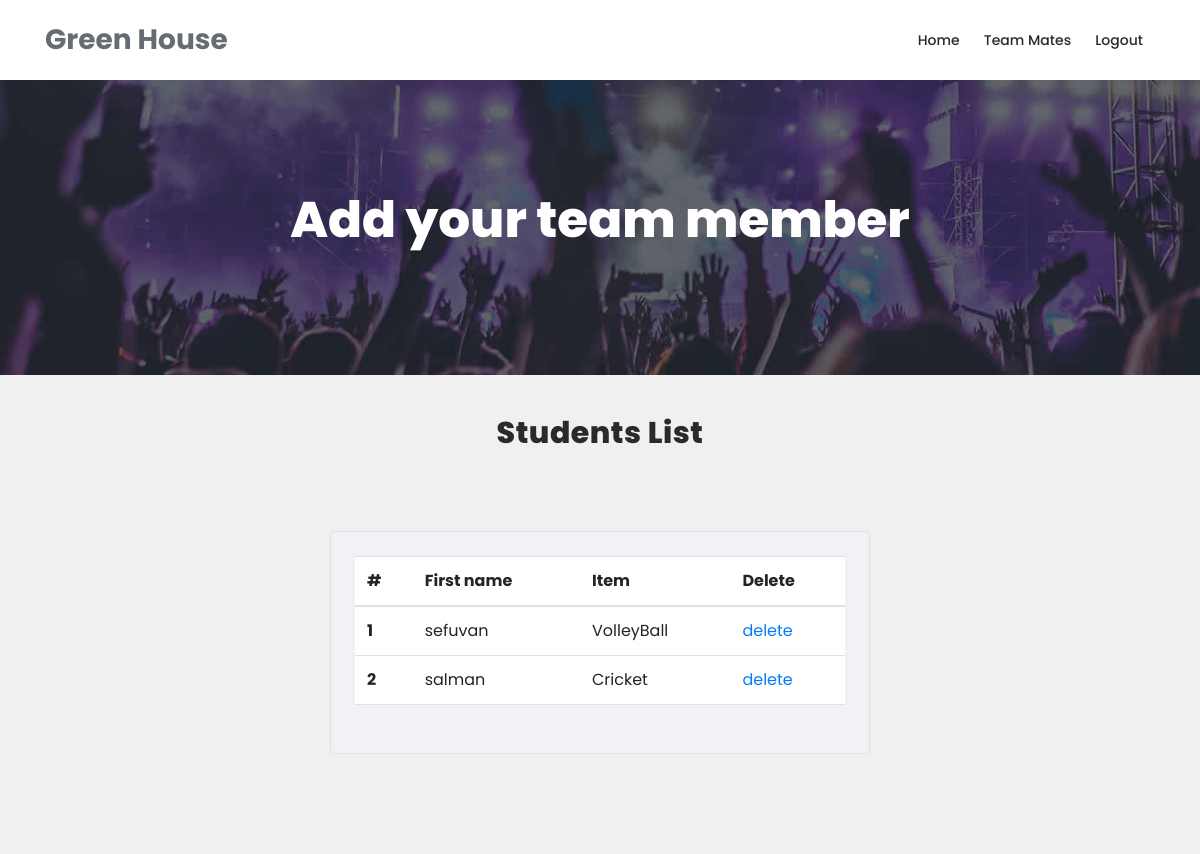
The app's page /green-studentitem/ (signed in) with its own data.
### home_app/models.py (models this page shows, shortened)
class SportsMembers(models.Model):
    sports=models.ForeignKey(Sports,on_delete=models.CASCADE)
    user=models.ForeignKey(CustomUser,on_delete=models.CASCADE)
    role=models.IntegerField()

class CustomUser(AbstractBaseUser,PermissionsMixin):
    username=models.CharField(max_length=100,unique=True)
    email=models.EmailField(blank=True,null=True)
    is_active=models.BooleanField(default=True,verbose_name='active')
    is_staff=models.BooleanField(default=True)
    role=models.IntegerField(choices=ROLL_CHOICE,null=True)
    created_at=models.DateTimeField(auto_now_add=True)
    updated=models.DateTimeField(auto_now=True)
    USERNAME_FIELD='username'
    REQUIRED_FIELDS=[]
    objects=CustomUserManager()
    def __str__(self):
        return self.username

class Sports(models.Model):
    name=models.CharField(max_length=20)
    place=models.CharField(max_length=20)
    image=models.ImageField(upload_to='images',blank=True)
    def __str__(self):
        return self.name

### home_app/views.py (the view)
# urls.py: path('green-studentitem/',views.greenStudentsItems,name='green-studentitem' ),
@login_required(login_url='login')
def greenStudentsItems(request):
    sportsmem_obj=SportsMembers.objects.filter(role=7)
    return render(request,'green_sports_students.html',{'std':sportsmem_obj})

### home_app/templates/green_sports_students.html (shortened to what this page needs)
{% load static %}
<!DOCTYPE html>
<html lang="en">
  <head>
    <link href="https://cdn.jsdelivr.net/npm/bootstrap@5.3.0-alpha3/dist/css/bootstrap.min.css" rel="stylesheet">
    <link rel="stylesheet" type="text/css" href="{% static 'assets/css/bootstrap.min.css' %}">
    <link rel="stylesheet" type="text/css" href="{% static 'assets/css/font-awesome.css' %}">
    <link rel="stylesheet" type="text/css" href="{% static 'assets/css/owl-carousel.css' %}">
    <link rel="stylesheet" href="{% static 'assets/css/tooplate-artxibition.css' %}">
    </head>
    <body>
    <header class="header-area header-sticky">
        <div class="container">
            <div class="row">
                <div class="col-12">
                    <nav class="main-nav">
                        <a href="index.html" class="logo">Green House</a>
                        <ul class="nav">
                            <li><a href="{% url 'green' %}">Home</a></li>
                            <li><a href="{% url 'green-team' %}">Team mates</a></li>
                            <li><a href="{% url 'logout' %}">Logout</a></li>
                        </ul>
                    </nav>
                </div>
            </div>
        </div>
    </header>
    <div class="page-heading-rent-venue">
        <div class="container">
            <div class="row">
                <div class="col-lg-12">
                    <h2>Add your team member</h2>
                </div>
            </div>
        </div>
    </div>
    <div class="shows-events-schedule">
        <div class="container">
            <div class="row">
                <div class="col-lg-12">
                    <div class="section-heading">
                        <h2>Students List</h2>
                    </div>
                </div>
                <div class="col-lg-12">
                    <div class="row d-flex justify-content-center" style="margin-top: 40px;">
                        <div class="col-md-8 col-lg-6">
                        <div class="card shadow-0 border" style="background-color: #f0f2f5;">
                            <div class="card-body p-4">
                            <div class="form-outline mb-4">
                                <table class="table">
                                    <thead>
                                      <tr>
                                        <th scope="col">#</th>
                                        <th scope="col">First name</th>
                                        <th scope="col">Item</th>
                                        <th scope="col">Delete</th>
                                      </tr>
                                    </thead>
                                    <tbody>
                                        {% for m in std %}
                                      <tr>
                                        <th scope="row">{{forloop.counter}}</th>
                                        <td>{{m.user}}</td>
                                        <td>{{m.sports}}</td>
                                        <td><a href="{% url 'green-delete' m.id %}">delete</a></td>
                                      </tr>
                                      {% endfor %}
                                    </tbody>
                                  </table>
                            </div>
                            </div>
                        </div>
                        </div>
                    </div>
                </div>
            </div>
        </div>
    </div>
  </body>
</html>

### home_app/static/assets/css/tooplate-artxibition.css (style rules this page uses)
html, body, div, span, applet, object, iframe, h1, h2, h3, h4, h5, h6, p, blockquote, div pre, a, abbr, acronym, address, big, cite, code, del, dfn, em, font, img, ins, kbd, q, s, samp, small, strike, strong, sub, sup, tt, var, b, u, i, center, dl, dt, dd, ol, ul, li, figure, header, nav, section, article, aside, footer, figcaption { margin: 0; padding: 0; border: 0; outline: 0; }
ul, li { padding: 0; margin: 0; list-style: none; }
header, nav, section, article, aside, footer, hgroup { display: block; }
* { box-sizing: border-box; }
html, body { font-family: 'Poppins', sans-serif; font-weight: 400; background-color: #fff; font-size: 16px; -ms-text-size-adjust: 100%; -webkit-font-smoothing: antialiased; -moz-osx-font-smoothing: grayscale; }
a { text-decoration: none !important; }
h1, h2, h3, h4, h5, h6 { margin-top: 0px; margin-bottom: 0px; }
ul { margin-bottom: 0px; }
html, body { background: #fff; font-family: 'Poppins', sans-serif; }
.section-heading { text-align: center; margin-top: 40px; margin-bottom: 40px; }
.section-heading h2 { font-size: 30px; font-weight: 800; color: #2a2a2a; text-transform: capitalize; letter-spacing: 0.5px; margin-top: 0px; margin-bottom: 0px; }
.header-area { position: relative; top: 0px; left: 0px; right: 0px; z-index: 100; height: 80px; background: #fff; -webkit-transition: all .5s ease 0s; -moz-transition: all .5s ease 0s; -o-transition: all .5s ease 0s; transition: all .5s ease 0s; }
.header-area .main-nav { min-height: 80px; background: transparent; }
.header-area .main-nav .logo { line-height: 80px; color: #656c74; font-size: 28px; font-weight: 700; float: left; -webkit-transition: all 0.3s ease 0s; -moz-transition: all 0.3s ease 0s; -o-transition: all 0.3s ease 0s; transition: all 0.3s ease 0s; }
.header-area .main-nav .nav { float: right; margin-top: 27px; margin-right: 0px; background-color: transparent; -webkit-transition: all 0.3s ease 0s; -moz-transition: all 0.3s ease 0s; -o-transition: all 0.3s ease 0s; transition: all 0.3s ease 0s; position: relative; z-index: 999; }
.header-area .main-nav .nav li { padding-left: 20px; padding-right: 20px; }
.header-area .main-nav .nav li a { display: block; font-weight: 500; font-size: 14px; color: #2a2a2a; text-transform: capitalize; -webkit-transition: all 0.3s ease 0s; -moz-transition: all 0.3s ease 0s; -o-transition: all 0.3s ease 0s; transition: all 0.3s ease 0s; height: 40px; line-height: 40px; border: transparent; }
.header-area.header-sticky { min-height: 80px; }
.header-area.header-sticky .nav { margin-top: 20px !important; }
@media (max-width: 1200px) { .header-area .main-nav .nav li { padding-left: 12px; padding-right: 12px; } }
@media (max-width: 1200px) { .header-area .main-nav:before { display: none; } }
@media (min-width: 767px) { .header-area .main-nav .nav { display: flex !important; } }
.page-heading-rent-venue { background-image: url(../images/rent_venue_bg.jpg); background-size: cover; background-repeat: no-repeat; padding: 110px 0px; text-align: center; }
.page-heading-rent-venue h2 { font-size: 50px; color: #fff; font-weight: 800; margin-bottom: 15px; }
.shows-events-schedule { margin-top: 0px; padding-bottom: 100px; background-color: #f0f0f1; }

### records on screen
SportsMembers: user "sefuvan", sports "VolleyBall"
SportsMembers: user "salman", sports "Cricket"
